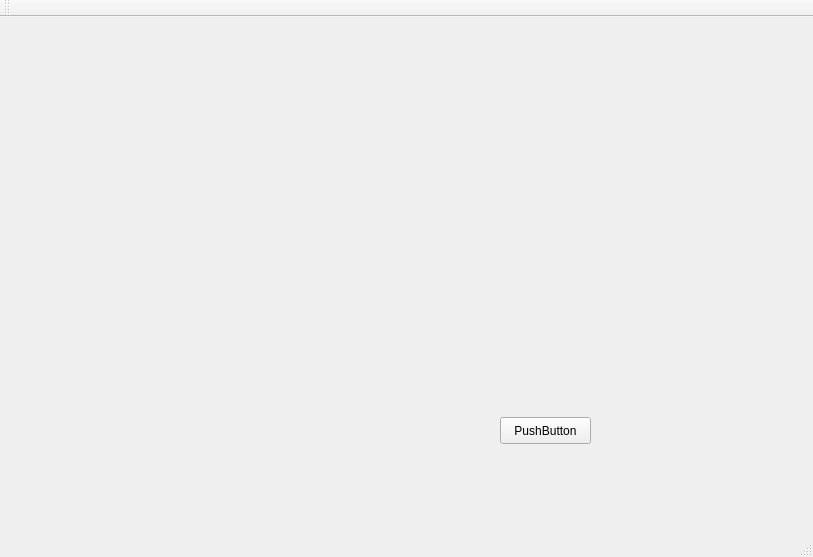
<?xml version="1.0" encoding="UTF-8"?>
<ui version="4.0">
 <class>MainWindow</class>
 <widget class="QMainWindow" name="MainWindow">
  <property name="geometry">
   <rect>
    <x>0</x>
    <y>0</y>
    <width>813</width>
    <height>557</height>
   </rect>
  </property>
  <property name="windowTitle">
   <string>MainWindow</string>
  </property>
  <widget class="QWidget" name="centralWidget">
   <widget class="QPushButton" name="pushButton">
    <property name="geometry">
     <rect>
      <x>500</x>
      <y>400</y>
      <width>91</width>
      <height>27</height>
     </rect>
    </property>
    <property name="text">
     <string>PushButton</string>
    </property>
   </widget>
   <widget class="TQtWidget" name="widget" native="true">
    <property name="geometry">
     <rect>
      <x>400</x>
      <y>100</y>
      <width>301</width>
      <height>251</height>
     </rect>
    </property>
   </widget>
  </widget>
  <widget class="QMenuBar" name="menuBar">
   <property name="geometry">
    <rect>
     <x>0</x>
     <y>0</y>
     <width>813</width>
     <height>25</height>
    </rect>
   </property>
  </widget>
  <widget class="QToolBar" name="mainToolBar">
   <attribute name="toolBarArea">
    <enum>TopToolBarArea</enum>
   </attribute>
   <attribute name="toolBarBreak">
    <bool>false</bool>
   </attribute>
  </widget>
  <widget class="QStatusBar" name="statusBar"/>
 </widget>
 <layoutdefault spacing="6" margin="11"/>
 <customwidgets>
  <customwidget>
   <class>TQtWidget</class>
   <extends>QWidget</extends>
   <header location="global">TQtWidget.h</header>
   <container>1</container>
  </customwidget>
 </customwidgets>
 <resources/>
 <connections/>
</ui>
